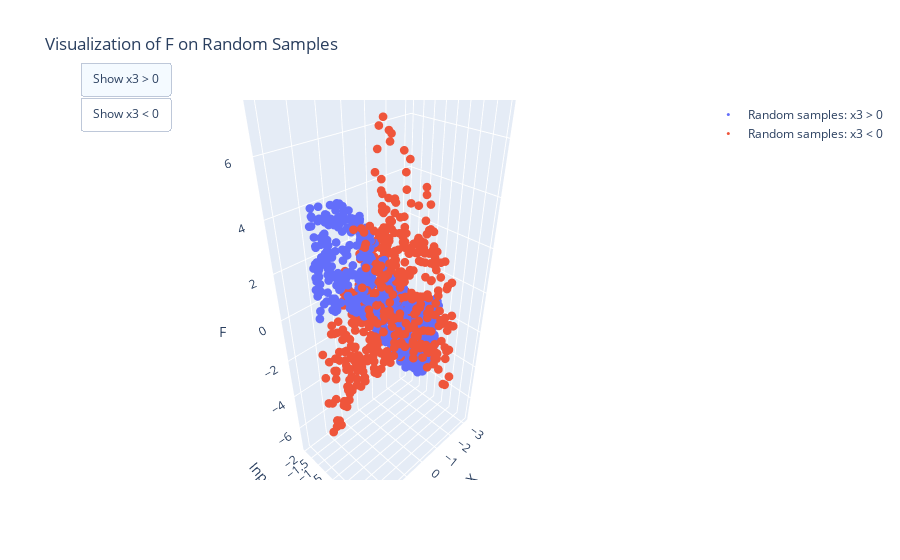

The notebook cell saved with this chart:
### Code cell
# Masks for the two regimes
mask_pos = X3 > 0
mask_neg = X3 < 0

# Build an interactive Plotly figure using random samples
fig = go.Figure()

# Regime x3 > 0: scatter of (x0, 0, F)
fig.add_trace(go.Scatter3d(
    x=X0[mask_pos],
    y=np.zeros(mask_pos.sum()),
    z=Y[mask_pos],
    mode='markers',
    marker=dict(size=3),
    name='Random samples: x3 > 0'
))

# Regime x3 < 0: scatter of (x1, x2, F)
fig.add_trace(go.Scatter3d(
    x=X1[mask_neg],
    y=X2[mask_neg],
    z=Y[mask_neg],
    mode='markers',
    marker=dict(size=3),
    name='Random samples: x3 < 0'
))

# Add toggle buttons to switch between regimes
fig.update_layout(
    title="Visualization of F on Random Samples",
    scene=dict(xaxis_title='Input X', yaxis_title='Input Y or Constant', zaxis_title='F'),
    updatemenus=[dict(
        type="buttons",
        showactive=True,
        buttons=[
            dict(
                label="Show x3 > 0",
                method="update",
                args=[{"visible": [True, False]},
                      {"title": "F on random X0 (x3 > 0)",
                       "scene": {"xaxis_title": "x0",
                                 "yaxis_title": "constant 0",
                                 "zaxis_title": "F"}}]
            ),
            dict(
                label="Show x3 < 0",
                method="update",
                args=[{"visible": [False, True]},
                      {"title": "F on random (x1, x2) (x3 < 0)",
                       "scene": {"xaxis_title": "x1",
                                 "yaxis_title": "x2",
                                 "zaxis_title": "F"}}]
            ),
        ],
        x=0, xanchor="left", y=1.1, yanchor="top"
    )]
)

### Figure 1 — Plotly figure (JSON) as saved in the notebook; plotly's stock layout.template omitted (floating-point values rounded to 4 significant figures; data arrays with more than 128 entries replaced by an {"elided": "..."} marker saying what was removed)
{"data": [{"marker": {"size": 3}, "mode": "markers", "name": "Random samples: x3 > 0", "type": "scatter3d", "x": {"elided": "501 float values"}, "y": {"elided": "501 int values"}, "z": {"elided": "501 float values"}}, {"marker": {"size": 3}, "mode": "markers", "name": "Random samples: x3 < 0", "type": "scatter3d", "x": {"elided": "499 float values"}, "y": {"elided": "499 float values"}, "z": {"elided": "499 float values"}}], "layout": {"scene": {"xaxis": {"title": {"text": "Input X"}}, "yaxis": {"title": {"text": "Input Y or Constant"}}, "zaxis": {"title": {"text": "F"}}}, "title": {"text": "Visualization of F on Random Samples"}, "updatemenus": [{"buttons": [{"args": [{"visible": [true, false]}, {"scene": {"xaxis_title": "x0", "yaxis_title": "constant 0", "zaxis_title": "F"}, "title": "F on random X0 (x3 > 0)"}], "label": "Show x3 > 0", "method": "update"}, {"args": [{"visible": [false, true]}, {"scene": {"xaxis_title": "x1", "yaxis_title": "x2", "zaxis_title": "F"}, "title": "F on random (x1, x2) (x3 < 0)"}], "label": "Show x3 < 0", "method": "update"}], "showactive": true, "type": "buttons", "x": 0, "xanchor": "left", "y": 1.1, "yanchor": "top"}]}}
